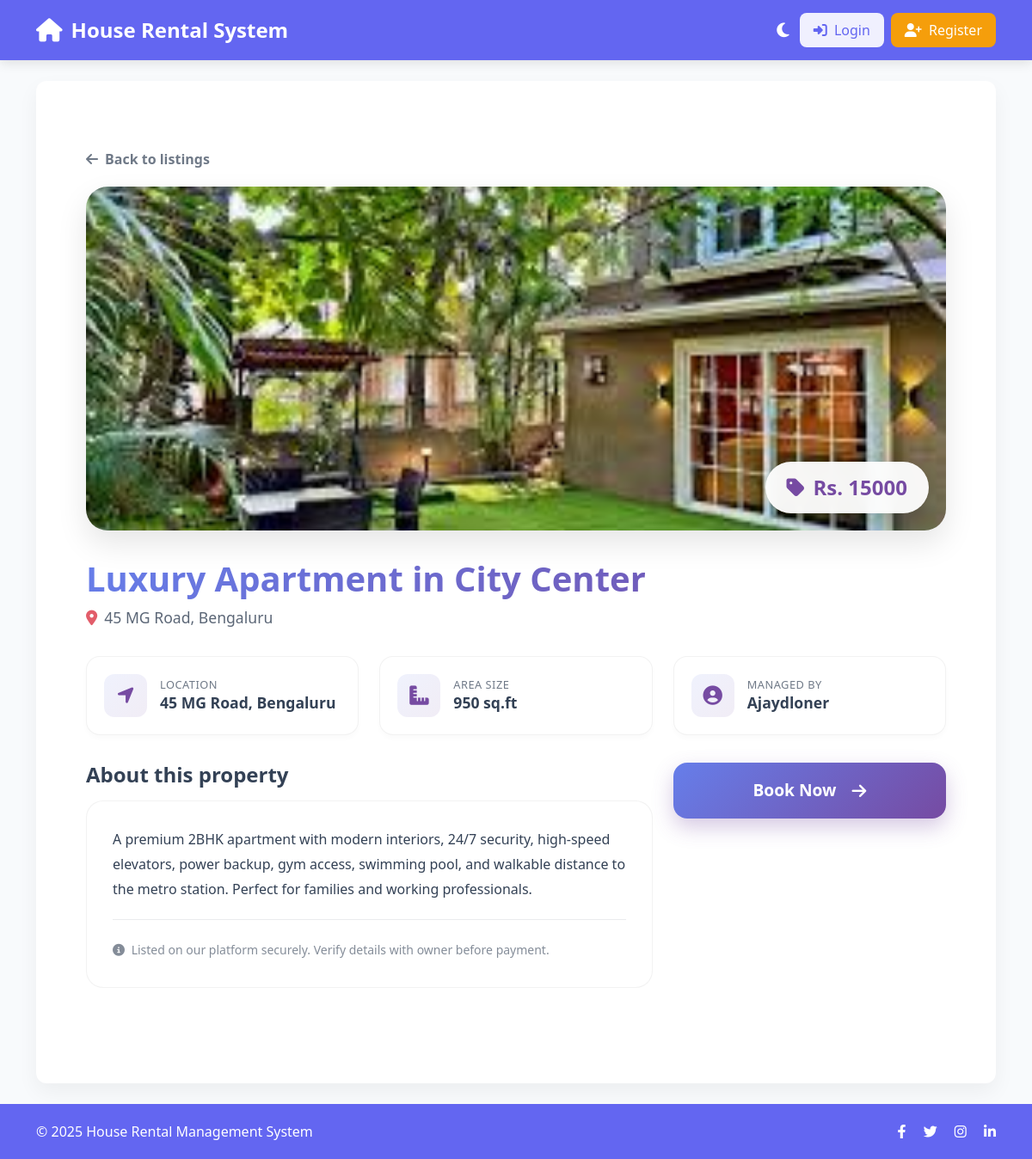
/property/1, run on the app's committed database.
### tables this page shows
CREATE TABLE properties (
        id INTEGER PRIMARY KEY AUTOINCREMENT,
        title TEXT,
        price TEXT,
        location TEXT,
        size TEXT,
        description TEXT,
        image TEXT,
        owner_id INTEGER
    );

CREATE TABLE users (
        id INTEGER PRIMARY KEY AUTOINCREMENT,
        name TEXT,
        email TEXT UNIQUE,
        password TEXT,
        number TEXT,
        role TEXT,
        otp TEXT,
        is_verified INTEGER DEFAULT 0
    );

### app.py (the view)
@app.route("/property/<int:pid>")
def view_property(pid):
    conn = get_db()
    prop = conn.execute("SELECT p.*, u.name as owner_name FROM properties p LEFT JOIN users u ON p.owner_id=u.id WHERE p.id=?", (pid,)).fetchone()
    conn.close()
    if not prop:
        flash("Property not found.")
        return redirect(url_for("home"))
    return render_template("view_property.html", property=prop)

### app.py (called while the page is built)
def get_db():
    conn = sqlite3.connect(os.path.join(BASE_DIR, "rental.db"))
    conn.row_factory = sqlite3.Row
    return conn

### templates/view_property.html (shortened to what this page needs)
{% extends "base.html" %}
{% block content %}
<link rel="stylesheet" href="https://cdnjs.cloudflare.com/ajax/libs/font-awesome/6.4.0/css/all.min.css">
<div class="container py-5">
    <div class="details-container">
        <a href="javascript:history.back()" class="back-link">
            <i class="fas fa-arrow-left"></i> Back to listings
        </a>
        <div class="property-hero">
            {% if property.image %}
            <img src="{{ url_for('uploaded_file', filename=property.image.split('static/uploads/')[-1]) }}"
                alt="{{ property.title }}">
            {% else %}
            <img src="https://via.placeholder.com/1000x500?text=No+Image+Available" alt="Placeholder">
            {% endif %}
            <div class="hero-price-tag">
                <i class="fas fa-tag"></i> Rs. {{ property.price }}
            </div>
        </div>
        <div class="property-header">
            <h1>{{ property.title }}</h1>
            <p style="color: var(--text-color); opacity: 0.8; font-size: 1.1rem;">
                <i class="fas fa-map-marker-alt me-2 text-danger"></i>{{ property.location }}
            </p>
        </div>
        <div class="info-grid">
            <div class="info-box">
                <div class="info-icon"><i class="fas fa-location-arrow"></i></div>
                <div class="info-text">
                    <h6>Location</h6>
                    <p>{{ property.location }}</p>
                </div>
            </div>
            <div class="info-box">
                <div class="info-icon"><i class="fas fa-ruler-combined"></i></div>
                <div class="info-text">
                    <h6>Area Size</h6>
                    <p>{{ property.size }}</p>
                </div>
            </div>
            <div class="info-box">
                <div class="info-icon"><i class="fas fa-user-circle"></i></div>
                <div class="info-text">
                    <h6>Managed By</h6>
                    <p>{{ property.owner_name }}</p>
                </div>
            </div>
        </div>
        <div class="row g-4">
            <div class="col-lg-8">
                <h4 style="color: var(--text-color); margin-bottom: 15px; font-weight: 700;">About this property</h4>
                <div class="description-box">
                    <p>{{ property.description }}</p>
                    <hr style="opacity: 0.1; margin: 20px 0;">
                    <small style="opacity: 0.6;">
                        <i class="fas fa-info-circle me-1"></i>
                        Listed on our platform securely. Verify details with owner before payment.
                    </small>
                </div>
            </div>
            <div class="col-lg-4">
                <div class="sticky-top" style="top: 20px;">
                    <form action="{{ url_for('book_property', pid=property.id) }}" method="POST"
                        onsubmit="return confirm('Confirm booking for {{ property.title }}?');">
                        <button class="btn-book-premium">
                            Book Now <i class="fas fa-arrow-right ms-2"></i>
                        </button>
                    </form>
                </div>
            </div>
        </div>
    </div>
</div>
{% endblock %}

### templates/base.html (shortened to what this page needs)
 <!DOCTYPE html>
<html lang="en">
<head>
    <link href="https://cdn.jsdelivr.net/npm/bootstrap@5.3.0/dist/css/bootstrap.min.css" rel="stylesheet" />
    <link rel="stylesheet" href="https://cdnjs.cloudflare.com/ajax/libs/font-awesome/6.4.0/css/all.min.css" />
</head>
<body data-theme="light">
    <nav class="navbar navbar-expand-lg">
        <div class="container">
            <a class="navbar-brand" href="/">
                <i class="fas fa-home"></i>
                House Rental System
            </a>
            <div class="collapse navbar-collapse" id="navbarNav">
                <ul class="navbar-nav ms-auto align-items-center">
                    <li class="nav-item">
                        <button class="theme-toggle" id="themeToggle">
                            <i class="fas fa-moon"></i>
                        </button>
                    </li>
                    {% if session.get('user_id') %}
                    <li class="nav-item ms-2">
                        <a class="btn btn-light" href="{{ url_for('logout') }}">
                            <i class="fas fa-sign-out-alt me-1"></i>
                            Logout
                        </a>
                    </li>
                    {% else %}
                    <li class="nav-item me-2">
                        <a class="btn btn-light" href="{{ url_for('login') }}">
                            <i class="fas fa-sign-in-alt me-1"></i>
                            Login
                        </a>
                    </li>
                    <li class="nav-item">
                        <a class="btn btn-warning" href="{{ url_for('register') }}">
                            <i class="fas fa-user-plus me-1"></i>
                            Register
                        </a>
                    </li>
                    {% endif %}
                </ul>
            </div>
        </div>
    </nav>
    <div class="container my-4">
        <div class="content-box">
            {% block content %}{% endblock %}
        </div>
    </div>
    <footer>
        <div class="container">
            <div class="row align-items-center">
                <div class="col-md-6 text-md-start">
                    &copy; {{ current_year if current_year else "2025" }} House Rental Management System
                </div>
                <div class="col-md-6 text-md-end mt-2 mt-md-0">
                    <a href="#" class="text-white me-3"><i class="fab fa-facebook-f"></i></a>
                    <a href="#" class="text-white me-3"><i class="fab fa-twitter"></i></a>
                    <a href="#" class="text-white me-3"><i class="fab fa-instagram"></i></a>
                    <a href="#" class="text-white"><i class="fab fa-linkedin-in"></i></a>
                </div>
            </div>
        </div>
    </footer>
</body>
</html>

### templates/base.html (style rules this page uses)
:root { --primary-color: #6366f1; --primary-dark: #4f46e5; --secondary-color: #f8fafc; --dark-bg: #0f172a; --dark-card: #1e293b; --dark-text: #e2e8f0; --light-bg: #f8fafc; --light-card: #ffffff; --light-text: #334155; --border-radius: 12px; --transition: all 0.3s ease; }
[data-theme="light"] { --bg-color: var(--light-bg); --card-bg: var(--light-card); --text-color: var(--light-text); --navbar-bg: var(--primary-color); --footer-bg: var(--primary-color); }
body { background-color: var(--bg-color); color: var(--text-color); transition: var(--transition); min-height: 100vh; display: flex; flex-direction: column; }
.navbar { background-color: var(--navbar-bg); box-shadow: 0 4px 12px rgba(0, 0, 0, 0.1); padding: 12px 0; transition: var(--transition); }
.navbar-brand { color: #fff !important; font-weight: 700; font-size: 1.5rem; display: flex; align-items: center; gap: 10px; }
.navbar-brand i { font-size: 1.7rem; }
footer { background: var(--footer-bg); color: white; padding: 20px; margin-top: auto; text-align: center; transition: var(--transition); }
.content-box { background: var(--card-bg); padding: 30px; border-radius: var(--border-radius); box-shadow: 0 10px 25px rgba(0, 0, 0, 0.05); transition: var(--transition); border: 1px solid rgba(255, 255, 255, 0.05); }
.theme-toggle { background: transparent; border: none; color: white; font-size: 1.2rem; cursor: pointer; padding: 8px 12px; border-radius: 50%; transition: var(--transition); }
.btn-light, .btn-warning { border-radius: 8px; font-weight: 500; padding: 8px 16px; transition: var(--transition); }
.btn-light { background-color: rgba(255, 255, 255, 0.9); color: var(--primary-color); border: none; }
.btn-warning { background-color: #f59e0b; color: white; border: none; }

### templates/view_property.html (style rules this page uses)
.details-container { max-width: 1000px; margin: 0 auto; animation: fadeIn 0.8s ease-out; }
.property-hero { position: relative; height: 400px; border-radius: 25px; overflow: hidden; box-shadow: 0 15px 35px rgba(0, 0, 0, 0.1); margin-bottom: 2rem; }
.property-hero img { width: 100%; height: 100%; object-fit: cover; transition: transform 0.6s ease; }
.hero-price-tag { position: absolute; bottom: 20px; right: 20px; background: rgba(255, 255, 255, 0.95); backdrop-filter: blur(10px); padding: 12px 25px; border-radius: 50px; box-shadow: 0 8px 20px rgba(0, 0, 0, 0.15); color: #764ba2; font-weight: 800; font-size: 1.5rem; display: flex; align-items: center; gap: 10px; transform: translateY(0); transition: transform 0.3s cubic-bezier(0.34, 1.56, 0.64, 1); }
.property-header h1 { font-weight: 800; margin-bottom: 0.5rem; background: linear-gradient(135deg, #667eea 0%, #764ba2 100%); -webkit-background-clip: text; -webkit-text-fill-color: transparent; }
.info-grid { display: grid; grid-template-columns: repeat(auto-fit, minmax(200px, 1fr)); gap: 1.5rem; margin: 2rem 0; }
.info-box { background: var(--card-bg); padding: 20px; border-radius: 16px; border: 1px solid rgba(128, 128, 128, 0.1); display: flex; align-items: center; gap: 15px; box-shadow: 0 4px 6px rgba(0, 0, 0, 0.02); transition: transform 0.3s ease; }
.info-icon { width: 50px; height: 50px; background: linear-gradient(135deg, rgba(102, 126, 234, 0.1) 0%, rgba(118, 75, 162, 0.1) 100%); color: #764ba2; border-radius: 12px; display: flex; align-items: center; justify-content: center; font-size: 1.4rem; }
.info-text h6 { margin: 0; font-size: 0.8rem; text-transform: uppercase; letter-spacing: 0.5px; opacity: 0.7; color: var(--text-color); }
.info-text p { margin: 0; font-weight: 700; font-size: 1.1rem; color: var(--text-color); }
.description-box { background: var(--card-bg); padding: 30px; border-radius: 20px; border: 1px solid rgba(128, 128, 128, 0.1); margin-bottom: 2rem; line-height: 1.8; color: var(--text-color); }
.btn-book-premium { width: 100%; background: linear-gradient(135deg, #667eea 0%, #764ba2 100%); color: white; border: none; padding: 18px; font-size: 1.2rem; font-weight: 700; border-radius: 16px; box-shadow: 0 10px 25px rgba(118, 75, 162, 0.3); transition: all 0.3s ease; display: flex; align-items: center; justify-content: center; gap: 10px; }
.back-link { display: inline-flex; align-items: center; gap: 8px; color: var(--text-color); opacity: 0.7; text-decoration: none; font-weight: 600; margin-bottom: 20px; transition: opacity 0.3s; }

### data on the page
properties: image (picture), price "15000", title "Luxury Apartment in City Center", location "45 MG Road, Bengaluru", size "950 sq.ft", description "A premium 2BHK apartment with modern interiors, 24/7 security, high-speed elevators, power backup, gym access, swimming pool, and walkable distance to the metro station. Perfect for families and working professionals."
users: owner_name "Ajaydloner"

### other printed values
{{ current_year if current_year else "2025" }} "2025"
